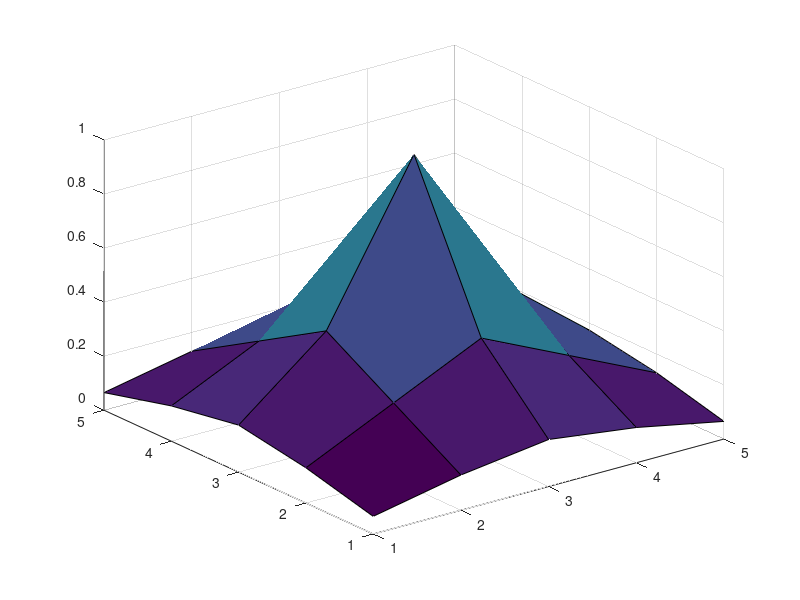

The MATLAB script that drew this image:
function VinvMat = SimGridPots()
n = input('Enter the grid size: ');

% l = 30;
% u = 50;
%for n = l:u
    
a = zeros(n^2,n^2);  % Preallocate matrix

for i = 1:n^2
    for j = 1:n^2
        %i1 = i
        ii = [mod(i,n) 1+(i - mod(i,n))/n];
        if (ii(1) == 0)
           ii(1) = n;
           ii(2) = ii(2) - 1;
        end
        jj = [mod(j,n) 1+(j - mod(j,n))/n];
        if (jj(1) == 0)
           jj(1) = n;
           jj(2) = jj(2) - 1;
        end
        if ((abs(ii(1) - jj(1)) == 1)&(abs(ii(2) - jj(2)) == 0))|...
                ((abs(ii(1) - jj(1)) == 0)&(abs(ii(2) - jj(2)) == 1))
            a(i,j)= -1;
            a(i,i) = 4;
        end
    end
end

v = zeros(n^2,1);
%s = input('input the impulse vertex in the format [x-coord y-coord]: ');
centX = ceil(n/2);
centY = ceil(n/2);

s = [centX centY];
ss = s(1)+ (s(2)-1)*n;
v(ss) = 1;

for i = 1:n^2
    a(ss,i) = 0;
    if(i == ss)
        a(ss,ss) = 1;
    end
end

V = inv(a)*v;


for i=1:n^2
        Vinv(i) = V(i);
end

%VMat = reshape(V, n,n);
VinvMat = reshape(Vinv, n,n);
surf(VinvMat);


%pat(n) = VinvMat(n,n);

%end

% Vinv = Vinv';
% SqrVinv = reshape(Vinv, n,n)

%Here we will estimate the coefficients of a polynomial we will be fitting
%to the observed data stored in Vinv. Vinv stores the inverses of the
%green's function response to a unit potential applied at a particular
%vertex. 

%The matrix B stores values of dfferent basis elements at the respective
%points of grid. The current basis set is 1, x, y, x^2, y^2, xy, x^3, y^3,
%x^2y, xy^2, x^4, y^4, x^3y, xy^3, x^2y^2 : basically 4 degree polynomial in x and y
% 
% for y = 1:n
%     for x = 1:n        
% for fitting potential values        
%         DeFac = 10^((x*y)/(x+y)^4);    
%         B(x+n*(y-1),1)=      1 * DeFac ;
%         B(x+n*(y-1),2)=    x^-1 * DeFac ;
%         B(x+n*(y-1),3)=    y^-1 * DeFac ;
%         B(x+n*(y-1),4)=    x^-2 * DeFac ;
%         B(x+n*(y-1),5)=    y^-2 * DeFac ;
%         B(x+n*(y-1),6)=    (x*y)^-1 * DeFac ;
%         B(x+n*(y-1),7)=    x^-3 * DeFac ;
%         B(x+n*(y-1),8)=    y^-3 * DeFac ;
%         B(x+n*(y-1),9)=    x^-4 * DeFac ;
%         B(x+n*(y-1),10)=   y^-4 * DeFac ;
%         B(x+n*(y-1),11)=  (y^-1)*(x^-3)* DeFac ;
% %       B(x+n*(y-1),12)=  (x^-1)*(y^-3) * DeFac ;
% %       B(x+n*(y-1),13)=  (y^-1)*(x^-2) * DeFac ;
% %       B(x+n*(y-1),14)=  (x^-1)*(y^-2) * DeFac ;
% %       B(x+n*(y-1),13)=  (x^2)*(y^2)* DeFac ;

% for fitting inverses of potential values     
%         DeFac = 1 ;%10^(((n-x+1)*(n-y+1))/(2*n-x-y+1)^2.5);
%         B(x+n*(y-1),1)=    1 * DeFac;
%         B(x+n*(y-1),2)=    x * DeFac;
%         B(x+n*(y-1),3)=    y * DeFac;
%         B(x+n*(y-1),4)=    x^2 * DeFac;
%         B(x+n*(y-1),5)=    y^2 * DeFac;
%         B(x+n*(y-1),6)=    (x*y)* DeFac;
%         B(x+n*(y-1),7)=    x^3 * DeFac;
%         B(x+n*(y-1),8)=    y^3 * DeFac;
%         B(x+n*(y-1),9)=    x^4 * DeFac;
%         B(x+n*(y-1),10)=   y^4 * DeFac;
%         B(x+n*(y-1),11)=   y*(x^3)* DeFac;
%         B(x+n*(y-1),12)=   x*(y^3)* DeFac;
% %     B(x+n*(y-1),13)=  (y^1)*(x^2) *10^((x*y)/(x+y)^4);
% %     B(x+n*(y-1),14)=  (x^1)*(y^2) *10^((x*y)/(x+y)^4);
% %     B(x+n*(y-1),13)=  (x^2)*(y^2)*10^((x*y)/(x+y)^4);
%     end
% end

%Now let the vector C store the coeffecients of polynomial approximation to
%Vinv. Then BC = Vinv (approximately), using moore-Penrose pseudo inverses
%we have, C = inv(B'*B) * B' * Vinv which inturn implies that the error vector is
%Vinv - BC, or B * inv(B'*B) * B' * Vinv - Vinv

%C = inv(B'*B) * B' * Vinv;
%Error = V - B*inv(B'*B) * B' * V;
%ErrorInv = Vinv - B*inv(B'*B) * B' * Vinv;

% The normalised error ir just each deviation divided by the actual value

%for i = 1:n^2
 %  NorErr(i) = Error(i)/V(i);
 %   NorErrInv(i) = ErrorInv(i)/Vinv(i);
%end

%SqrNorErr =  reshape( NorErr,n,n);
%SqrNorErrInv = reshape( NorErrInv,n,n);
%out = SqrNorErrInv;

 
 
 
 %Now we try to fit only the central region of the grid, say excluding the
%c point wide band on each side

% c = ceil(log2(n));
% SqrVinvCent = SqrVinv(c:n-c , c:n-c);
% VinvCent = reshape(SqrVinvCent, (n- 2*c + 1)^2 , 1);
% 
% 
% for y = 1:(n - 2*c + 1)
%     for x = 1:(n - 2*c + 1)
        
% for fitting inverses of potential values     
%         DeFact = 1 ;%10^(((n-x+1)*(n-y+1))/(2*n-x-y+1)^2.5);
%         Bt(x+(n - 2*c + 1)*(y-1),1)=    1 * DeFact;
%         Bt(x+(n - 2*c + 1)*(y-1),2)=    (x+c) * DeFact;
%         Bt(x+(n - 2*c + 1)*(y-1),3)=    (y+c) * DeFact;
%         Bt(x+(n - 2*c + 1)*(y-1),4)=    (x+c)^2 * DeFact;
%         Bt(x+(n - 2*c + 1)*(y-1),5)=    (y+c)^2 * DeFact;
%         Bt(x+(n - 2*c + 1)*(y-1),6)=    ((x+c)*(y+c))* DeFact;
%         Bt(x+(n - 2*c + 1)*(y-1),7)=    (x+c)^3 * DeFact;
%         Bt(x+(n - 2*c + 1)*(y-1),8)=    (y+c)^3 * DeFact;
%         Bt(x+(n - 2*c + 1)*(y-1),9)=    (x+c)^4 * DeFact;
%         Bt(x+(n - 2*c + 1)*(y-1),10)=   (y+c)^4 * DeFact;
%         Bt(x+(n - 2*c + 1)*(y-1),11)=   (y+c)*((x+c)^3)* DeFact;
%         Bt(x+(n - 2*c + 1)*(y-1),12)=   (x+c)*((y+c)^3)* DeFact;
% %     Bt(x+(n - 2*c + 1)*(y-1),13)=  ((y+c)^1)*((x+c)^2) *  DeFact;
% %     Bt(x+(n - 2*c + 1)*(y-1),14)=  ((x+c)^1)*((y+c)^2) * DeFact;
% %     Bt(x+(n - 2*c + 1)*(y-1),13)=  ((x+c)^2)*((y+c)^2)*  DeFact;
%     end
% end
% 
% Ct = inv(Bt'*Bt) * Bt' * VinvCent;
% ErrorInvCent = VinvCent - Bt*Ct;
% 
% for i = 1:(n- 2*c + 1)^2
%     NorErrInvCent(i) = ErrorInvCent(i)/VinvCent(i);
% end
% 
% SqrNorErrInvCent = reshape( NorErrInvCent, n - 2*c + 1 , n - 2*c + 1 );
% out = SqrNorErrInvCent;
